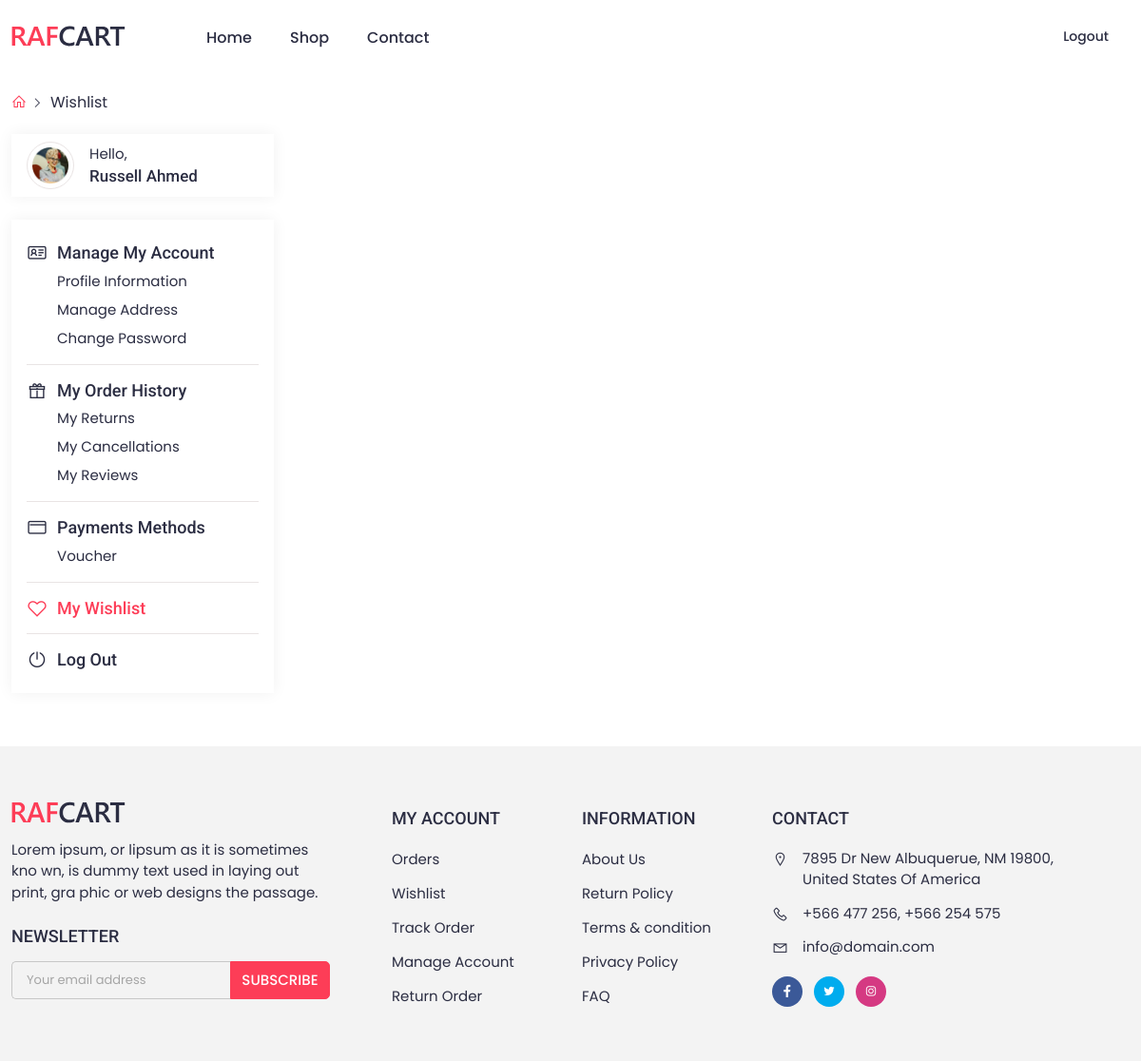
/shop/wishlist/ (signed in), run on an earlier commit of the app's database.
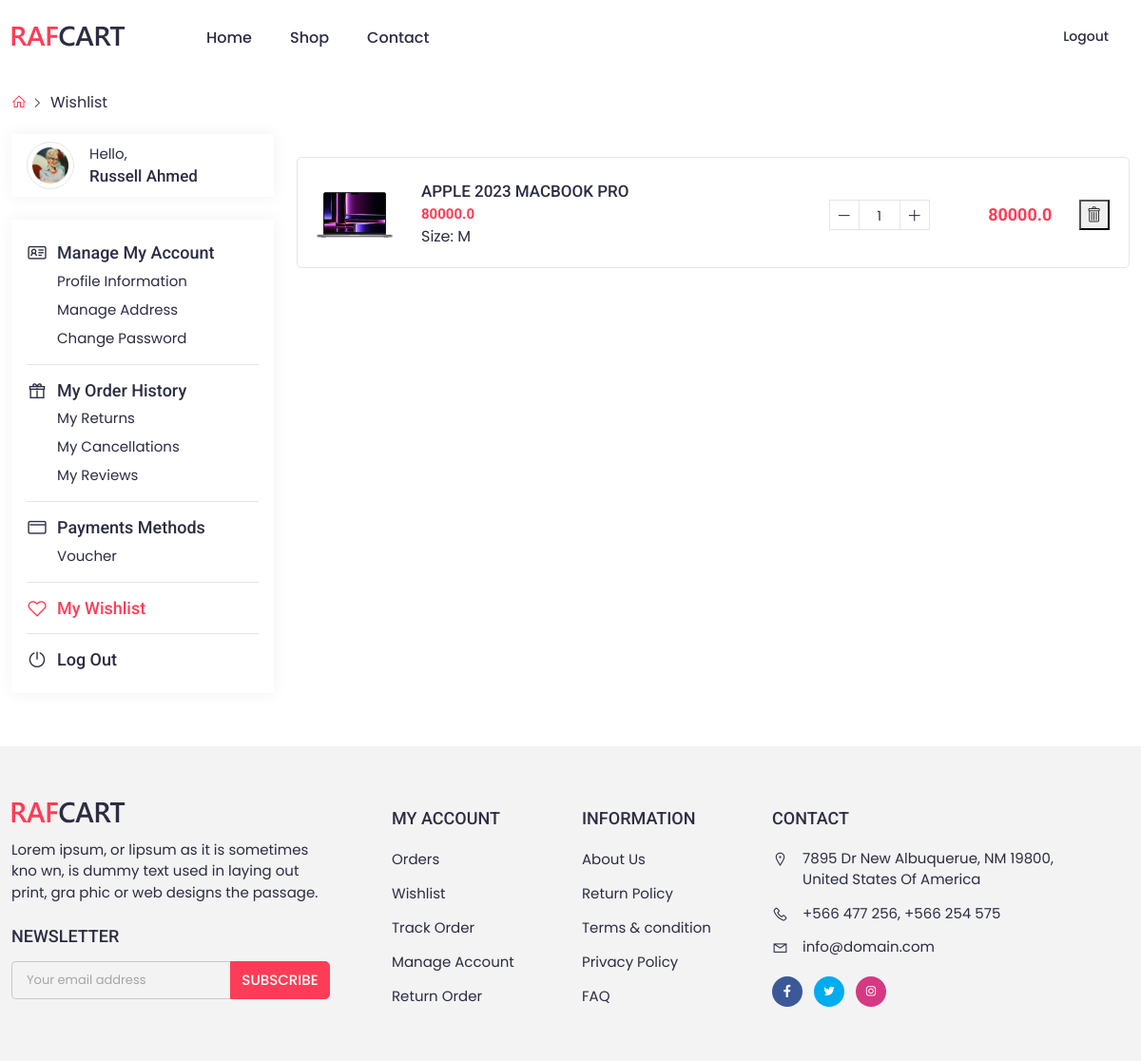
And on a later commit of the database.
### shop/models.py (models this page shows, shortened)
class wishlistItem(models.Model):
    wishlist = models.ForeignKey(Wishlist, on_delete=models.CASCADE)
    product = models.ForeignKey(Product, on_delete=models.CASCADE)
    quantity = models.PositiveIntegerField(default=1)

class Product(models.Model):
    Name = models.CharField(max_length=60)
    Price = models.FloatField()
    Description = models.TextField(max_length=2000)
    Image = models.ImageField(upload_to='images/')
    Availability = models.BooleanField(default=True)
    Color=ColorField(default='#000000')
    Category=models.ForeignKey(Category, on_delete=models.CASCADE, related_name="products",null=True)
    Brand = models.ForeignKey(Brand, on_delete=models.CASCADE, related_name="Brand_Product",null=True)

### shop/views.py (the view)
# urls.py: path('wishlist/',views.view_wishlist, name='wishlist_list'),
def view_wishlist(request):
    if request.user.is_authenticated:
        wishlist = Wishlist.objects.filter(user=request.user).first()
        if wishlist:
            wishlist_items = wishlistItem.objects.filter(wishlist=wishlist)
        else:
            wishlist_items = None
    else:
        wishlist_items = None
    return render(request, 'wishlist/wishlistitem_list.html', {'wishlist_items': wishlist_items})

### templates/wishlist/wishlistitem_list.html (shortened to what the changed rows need)
{% extends "base.html" %}
{% load static %}
{% block content %}
<div class="my_account_wrap section_padding_b">
      <div class="container">
        <div class="row">
          <div class="col-lg-9">
            <div class="shop_cart_wrap wishlist">
             {% for item in wishlist_items %}
                <div class="single_shop_cart d-flex align-items-center flex-wrap">
                  <div class="cart_img mb-4 mb-md-0">
                    <img
                      loading="lazy"
                      src="{{ item.product.Image.url }}"
                      alt="product"
                    />
                  </div>
                  <div class="cart_cont">
                    <a href="product-view.html">
                      <h5> {{ item.product.Name }}</h5>
                    </a>
                    <p class="price">{{ item.product.Price }}</p>
                    <p class="size mb-0">Size: M</p>
                  </div>
                  <div class="cart_qnty d-flex align-items-center ms-md-auto">
                    <div class="cart_qnty_btn">
                      <i class="las la-minus"></i>
                    </div>
                    <div class="cart_count">{{ item.quantity }}</div>
                    <div class="cart_qnty_btn">
                      <i class="las la-plus"></i>
                    </div>
                  </div>
                  <div class="cart_price ms-auto">
                    <p>{{item.product.Price }}</p>
                  </div>
                  <div class="cart_remove ms-auto">
                    <form action="{% url 'delete_wishlist_item' item.id %}" method="post">
                      <button type="submit"> <i class="icon-trash"></i> </button>
                    </form>
                  </div>
                </div>
             {% endfor %}
            </div>
          </div>
        </div>
      </div>
    </div>
{% endblock content %}

What changed in the data, as far as the page shows it:
added wishlistItem: product.Image (picture), product.Name "APPLE 2023 MACBOOK PRO", product.Price "80000.0", quantity "1"
